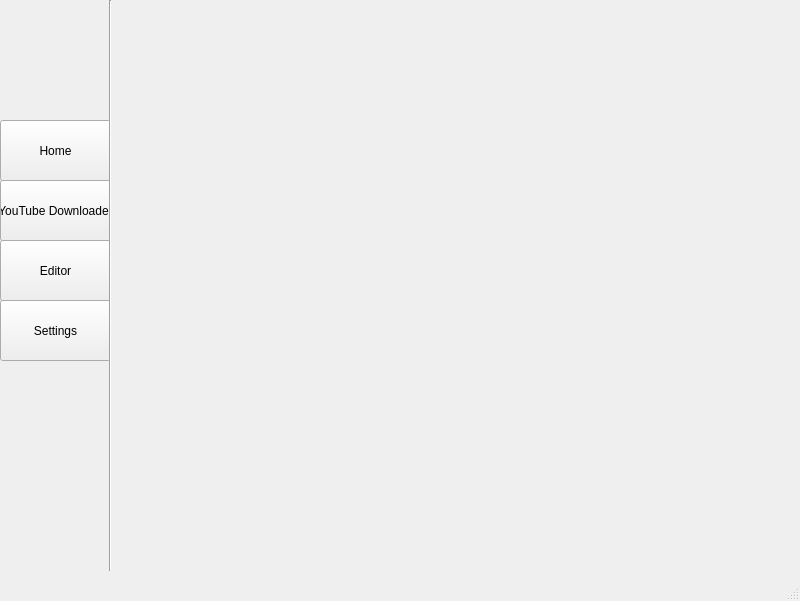
<?xml version="1.0" encoding="UTF-8"?>
<ui version="4.0">
 <class>Editor_Window</class>
 <widget class="QMainWindow" name="Editor_Window">
  <property name="geometry">
   <rect>
    <x>0</x>
    <y>0</y>
    <width>800</width>
    <height>601</height>
   </rect>
  </property>
  <property name="windowTitle">
   <string>MainWindow</string>
  </property>
  <widget class="QWidget" name="centralwidget">
   <widget class="QPushButton" name="Home_push">
    <property name="geometry">
     <rect>
      <x>0</x>
      <y>120</y>
      <width>111</width>
      <height>61</height>
     </rect>
    </property>
    <property name="text">
     <string>Home</string>
    </property>
   </widget>
   <widget class="QPushButton" name="YTdown_push">
    <property name="geometry">
     <rect>
      <x>0</x>
      <y>180</y>
      <width>111</width>
      <height>61</height>
     </rect>
    </property>
    <property name="text">
     <string>YouTube Downloader</string>
    </property>
   </widget>
   <widget class="QPushButton" name="Settings_push">
    <property name="geometry">
     <rect>
      <x>0</x>
      <y>300</y>
      <width>111</width>
      <height>61</height>
     </rect>
    </property>
    <property name="text">
     <string>Settings</string>
    </property>
   </widget>
   <widget class="QPushButton" name="Editor_push">
    <property name="geometry">
     <rect>
      <x>0</x>
      <y>240</y>
      <width>111</width>
      <height>61</height>
     </rect>
    </property>
    <property name="text">
     <string>Editor</string>
    </property>
   </widget>
   <widget class="Line" name="line">
    <property name="geometry">
     <rect>
      <x>100</x>
      <y>0</y>
      <width>20</width>
      <height>571</height>
     </rect>
    </property>
    <property name="orientation">
     <enum>Qt::Vertical</enum>
    </property>
   </widget>
  </widget>
  <widget class="QStatusBar" name="statusbar"/>
 </widget>
 <resources/>
 <connections/>
</ui>
